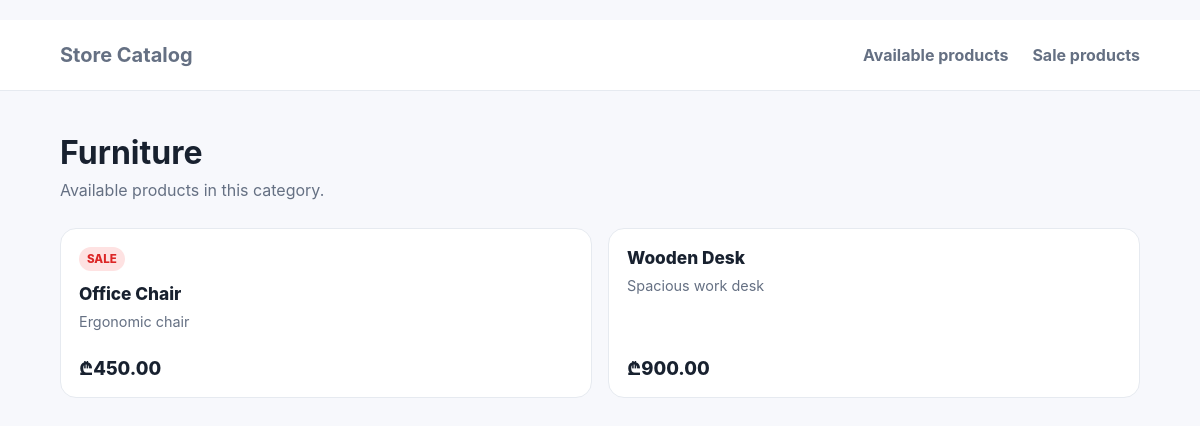
Screenshot of /categories/4/ with the database file from the repository.
### store/models.py (models this page shows, shortened)
class Category(models.Model):
    name = models.CharField(max_length=255, unique=True)
    class Meta:
        db_table = "categories"
        ordering = ["name"]

class Product(models.Model):
    name = models.CharField(max_length=255)
    price = models.DecimalField(max_digits=10, decimal_places=2)
    quantity = models.IntegerField()
    description = models.TextField(null=True, blank=True)
    is_available = models.BooleanField(default=True)
    has_discount = models.BooleanField(default=False)
    created_at = models.DateTimeField(auto_now_add=True)
    updated_at = models.DateTimeField(auto_now=True)
    category = models.ForeignKey(Category, on_delete=models.CASCADE, related_name="products")
    class Meta:
        db_table = "products"
        ordering = ["price"]

### store/views.py (the view)
# urls.py: path("categories/<int:category_id>/", views.category_products, name="category_products"),
def category_products(request, category_id):
    category = get_object_or_404(Category, id=category_id)
    products = Product.objects.filter(category=category, is_available=True).order_by("price")
    return render(request, "store/category_products.html", {"category": category, "products": products})

### store/templates/store/category_products.html (shortened to what this page needs)
﻿{% extends 'store/base.html' %}
{% block content %}
  <h1>{{ category.name }}</h1><p class="lead">Available products in this category.</p>
  <section class="grid">{% for product in products %}<article class="card">{% if product.has_discount %}<span class="tag">SALE</span>{% endif %}<h2 class="name">{{ product.name }}</h2><p class="description">{{ product.description|default:"No description" }}</p><strong class="price">₾{{ product.price }}</strong></article>{% empty %}<p class="empty">No available products in this category.</p>{% endfor %}</section>
{% endblock %}

### store/templates/store/base.html (style rules this page uses)
:root { --ink:#18212f; --muted:#657083; --line:#e6eaf0; --brand:#4f46e5; --sale:#dc2626; --bg:#f7f8fc; }
* { box-sizing:border-box; }
body { margin:0; font-family:Inter,Segoe UI,Arial,sans-serif; color:var(--ink); background:var(--bg); }
h1 { margin:0 0 8px; font-size:2rem; }
.lead { color:var(--muted); margin:0 0 28px; }
.panel, .card { background:#fff; border:1px solid var(--line); border-radius:16px; }
.grid { display:grid; grid-template-columns:repeat(auto-fit, minmax(210px, 1fr)); gap:16px; }
.card { padding:18px; min-height:170px; display:flex; flex-direction:column; }
.tag { background:#fee2e2; color:var(--sale); font-size:.72rem; font-weight:800; padding:5px 8px; border-radius:999px; width:max-content; margin-bottom:12px; }
.name { font-size:1.08rem; font-weight:800; margin:0 0 8px; }
.description { color:var(--muted); font-size:.9rem; margin:0 0 18px; line-height:1.45; }
.price { margin-top:auto; font-size:1.15rem; font-weight:850; }

### rows the page displays
Category: name "Furniture"
Product: has_discount "SALE", name "Office Chair", description "Ergonomic chair", price "450.00"
Product: name "Wooden Desk", description "Spacious work desk", price "900.00"
